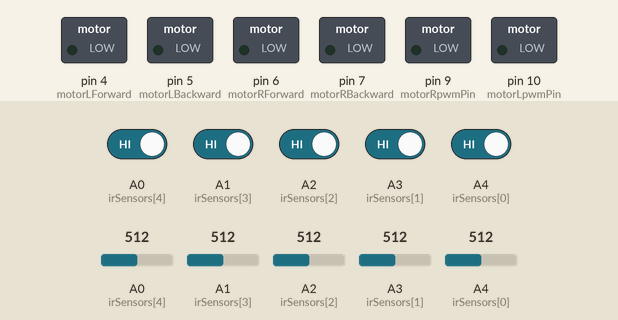
Recording of a sketch running on a simulated Arduino Uno, built with avr-gcc and run on an emulated ATmega328P. Shown: switched loads named in the sketch (green lamp = pin HIGH). Inputs (shaded band) come from the test bench; at power-on: A0 (irSensors[4]), A1 (irSensors[3]), A2 (irSensors[2]), A3 (irSensors[1]), A4 (irSensors[0]) HIGH, A0 (irSensors[4]) = 512, A1 (irSensors[3]) = 512, A2 (irSensors[2]) = 512, A3 (irSensors[1]) = 512, A4 (irSensors[0]) = 512.

Above: at 1.2 s.
1.3 s: A0 (irSensors[4]) driven LOW
At 1.8 s:
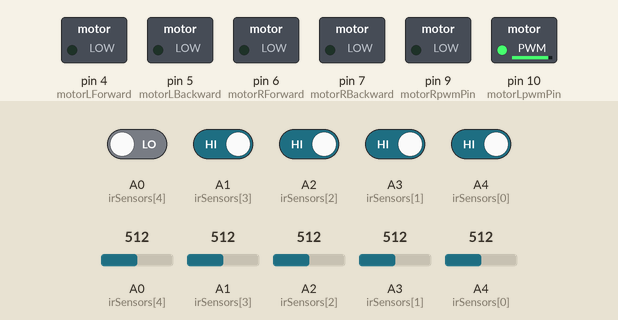
2.8 s: A0 (irSensors[4]) driven HIGH and A1 (irSensors[3]) driven LOW
At 4.0 s:
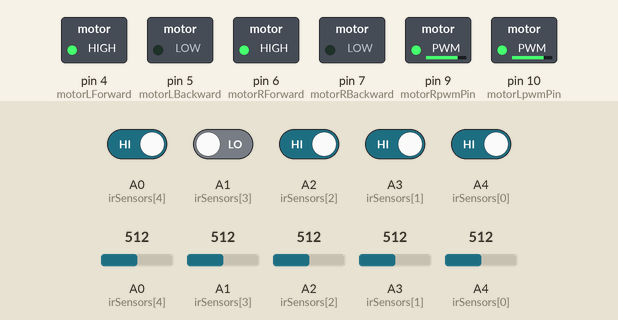
4.3 s: A4 (irSensors[0]) driven LOW
At 5.2 s:
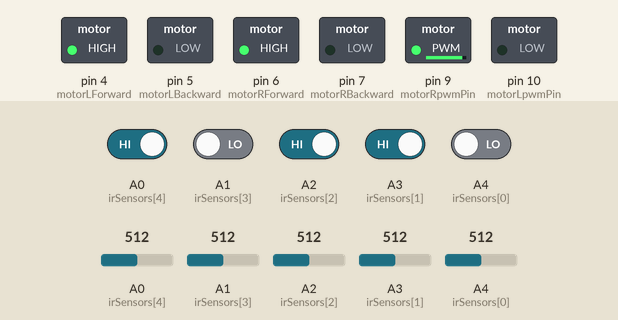
5.8 s: A0 (irSensors[4]) driven LOW
At 6.6 s:
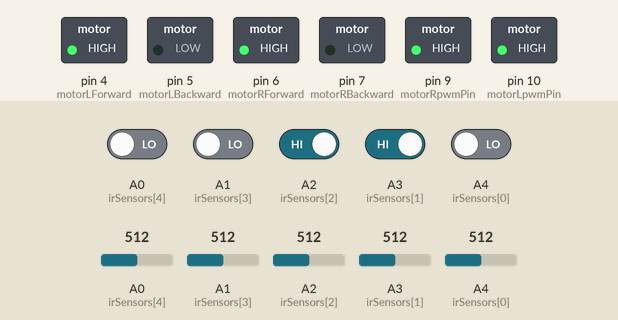
7.4 s: A4 (irSensors[0]) driven HIGH
At 8.6 s:
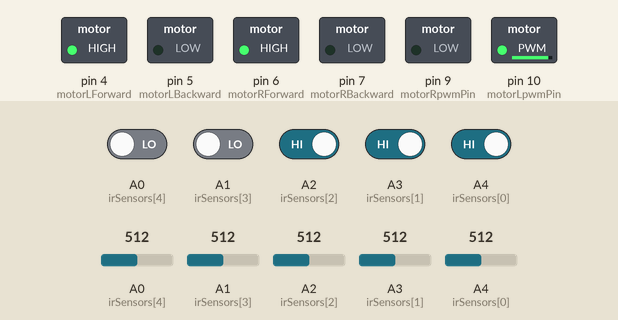
8.9 s: A0 (irSensors[4]) driven HIGH
At 9.9 s:
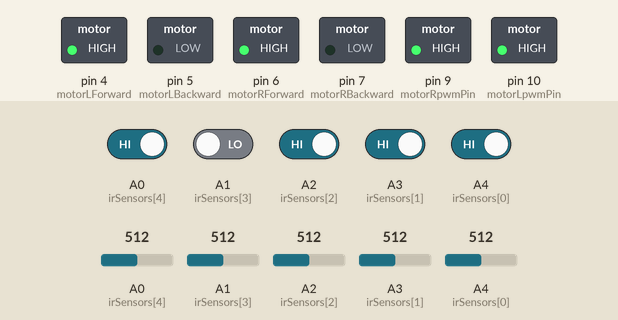
Timing chart, 0 to 11.9 s (numbered marks = the images above; inputs shaded):
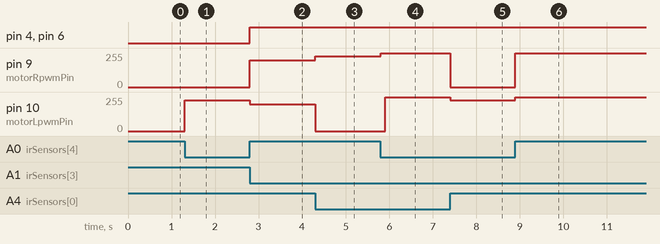

The sketch:

simplePID.ino
```cpp
float Kp = 25, Ki=0.5, Kd=10;
float error = 0, P = 0, I = 0, D = 0, PID_value = 0;
float previous_error = 0, previous_I = 0;


// sensors and sensor data
int irSensors[] = {A4, A3, A2, A1, A0}; //IR sensor pins
int irReadings[5];
int irAnalogData[5];

//left motor
int motorLForward = 4;
int motorLBackward = 5;
int motorLpwmPin = 10;

//right motor
int motorRForward = 6;
int motorRBackward = 7;
int motorRpwmPin = 9;


int initial_motor_speed = 200;
int turnspeed = 230;


void setup() {
  // put your setup code here, to run once:
  for (int pin = 0; pin < 3; pin++) {
    int pinNum = irSensors[pin];
    pinMode(pinNum, INPUT);
  }
  pinMode(motorLForward, OUTPUT);
  pinMode(motorLBackward, OUTPUT);
  pinMode(motorLpwmPin, OUTPUT);
  pinMode(motorRForward, OUTPUT);
  pinMode(motorRBackward, OUTPUT);
  pinMode(motorRpwmPin, OUTPUT);

  Serial.begin(9600);
}


void loop() {

  // after calibration code ---
  readIRSensors();
  // printing sensor data
//   Serial.print(int(irReadings[0]));
//   Serial.print(" ");
//   Serial.print(int(irReadings[1]));
//   Serial.print(" ");
//   Serial.print(int(irReadings[2]));
//   Serial.print(" ");
//   Serial.print(int(irReadings[3]));
//   Serial.print(" ");
//   Serial.print(int(irReadings[4]));
//   Serial.print(" ");
//   Serial.print(int(irAnalogData[0]));
//   Serial.print(" ");
//   Serial.print(int(irAnalogData[1]));
//   Serial.print(" ");
//   Serial.print(int(irAnalogData[2]));
//   Serial.print(" ");
//   Serial.print(int(irAnalogData[3]));
//   Serial.print(" ");
//   Serial.print(int(irAnalogData[4]));
//   Serial.print(" - ");


  if ((irReadings[0] == 1) && (irReadings[4] == 0))
  {
    RightTurn(turnspeed);
  }
  else if ((irReadings[0] == 0) && (irReadings[4] == 1))
  {
    LeftTurn(turnspeed);
  }
   else if(irReadings[1]==0 || irReadings[2] == 0 || irReadings[3] ==0  ) {
    calculate_error();
    calculate_pid();
    motor_control();
  }
  else if((irReadings[0] == 0) && (irReadings[1] == 0) && (irReadings[2] == 0) && (irReadings[3] == 0) && (irReadings[4] == 0))
  {
    motorStop();
  }

}


void readIRSensors() {
  //Read the IR sensors and put the readings in irReadings array
  for (int i = 0; i < 5; i++) {
    irAnalogData[i] = analogRead(irSensors[i]);
  }
  for (int i = 0; i < 5; i++) {
    irReadings[i] = digitalRead(irSensors[i]);
  }
}

void calculate_error() {
//  error = analogRead(irSensors[1]) - analogRead(irSensors[3]);
  // error calculation
  if ((irReadings[1] == 0) && (irReadings[2] == 1) && (irReadings[3] == 1))
    error = -2;
  else if ((irReadings[1] == 1) && (irReadings[2] == 1) && (irReadings[4] == 0))
    error = 2;
  else if ((irReadings[1] == 0) && (irReadings[2] == 0) && (irReadings[3] == 1))
    error = -1;
  else if ((irReadings[1] == 1) && (irReadings[2] == 0) && (irReadings[4] == 0))
    error = 1;
  else if ((irReadings[1] == 1) && (irReadings[2] == 0) && (irReadings[4] == 1))
    error = 0;
  else if((irReadings[0] == 1) && (irReadings[1] == 1) && (irReadings[2] == 1) && (irReadings[3] == 1) && (irReadings[4] == 1)){
    if(previous_error == -2)
    error = -3;
    else if(previous_error == 2)
    error = 3;
  }
}

//calculating pid
void calculate_pid()
{
  P = error;
  I = I + error;
  D = error - previous_error;
  PID_value = (Kp * P) + (Ki * I) + (Kd * D);
  previous_error = error;
}

void motor_control()//motor control
{
  // Calculating the effective motor speed:
  int left_motor_speed = initial_motor_speed - PID_value;
  int right_motor_speed = initial_motor_speed + PID_value;

  // The motor speed should not exceed the max PWM value
  constrain(left_motor_speed, 0, 255);
  constrain(right_motor_speed, 0, 255);

  analogWrite(motorLpwmPin, left_motor_speed);  //Left Motor Speed
  analogWrite(motorRpwmPin, right_motor_speed); //Right Motor Speed
  /*The pin numbers and high, low values might be different
    depending on your connections */
  digitalWrite(motorLForward, HIGH);
  digitalWrite(motorLBackward, LOW);
  digitalWrite(motorRBackward, LOW);
  digitalWrite(motorRForward, HIGH);
//   Serial.println("F -");
}


void RightTurn(int speed) {
  analogWrite(motorRpwmPin, 0);
  analogWrite(motorLpwmPin, speed);
//   Serial.println("RT");
}


void LeftTurn(int speed) {
  analogWrite(motorRpwmPin, speed);
  analogWrite(motorLpwmPin, 0);
//   Serial.println("LT");
}

void motorStop() {
  analogWrite(motorRpwmPin, 0);
  analogWrite(motorLpwmPin, 0);
//   Serial.println("S");
}
```

Measured:
- after the input at 1.3 s, pin 10 (motorLpwmPin): 0/255 → 230/255 at once
- after the input at 2.8 s, pin 4 (motorLForward), pin 6 (motorRForward): LOW → HIGH at once; pin 9 (motorRpwmPin): 0/255 → 200/255 at once; pin 10 (motorLpwmPin): 230/255 → 200/255 at once
- after the input at 4.3 s, pin 9 (motorRpwmPin): 200/255 → 230/255 at once; pin 10 (motorLpwmPin): 200/255 → 0/255 at once
- after the input at 5.8 s, pin 9 (motorRpwmPin): 230/255 → 255/255 at once; pin 10 (motorLpwmPin): 0/255 → 255/255 after 0.10 s
- after the input at 7.4 s, pin 9 (motorRpwmPin): 255/255 → 0/255 at once; pin 10 (motorLpwmPin): 255/255 → 230/255 at once
- after the input at 8.9 s, pin 9 (motorRpwmPin): 0/255 → 255/255 at once; pin 10 (motorLpwmPin): 230/255 → 255/255 at once
